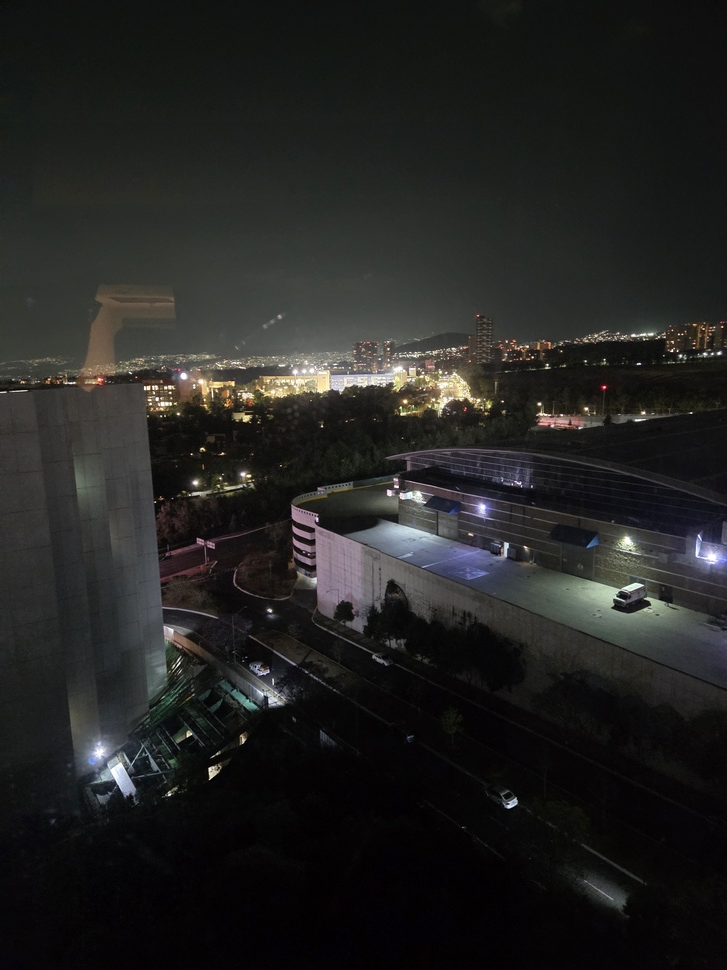
#> input picture img/Document_0.jpeg, 727 x 970 px, shrunk from 3000 x 4000 before the run
$ python -i border_robert.py   (imports and definitions only)   (older library calls are emulated)
#> lines starting #> are read from the running program, lines starting #| are printed output that depends on the picture
import cv2
import numpy as np
from matplotlib import pyplot as plt
import argparse

def robert(path_imagen):
#> called with path_imagen = 'img/Document_0.jpeg'
    try:
        img = cv2.imread(path_imagen, cv2.IMREAD_GRAYSCALE)
#> img: shape (970, 727); min 0, max 255, mean 35.3
        if img is None: raise FileNotFoundError

        kernel_roberts_x = np.array([[1, 0], [0, -1]], dtype=np.float32)

        kernel_roberts_y = np.array([[0, 1], [-1, 0]], dtype=np.float32)

        roberts_x = cv2.filter2D(img, cv2.CV_32F, kernel_roberts_x)
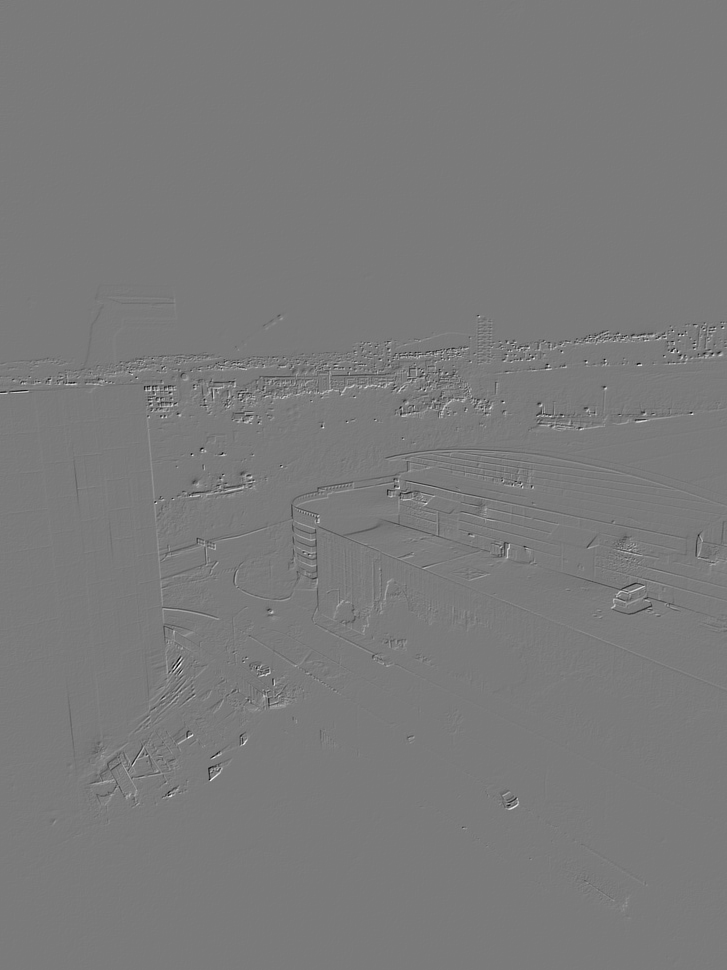
#> roberts_x: shape (970, 727) float32; min -230, max 247, mean 0; drawn with min black and max white
        roberts_y = cv2.filter2D(img, cv2.CV_32F, kernel_roberts_y)

        roberts_magnitude = cv2.magnitude(roberts_x, roberts_y)
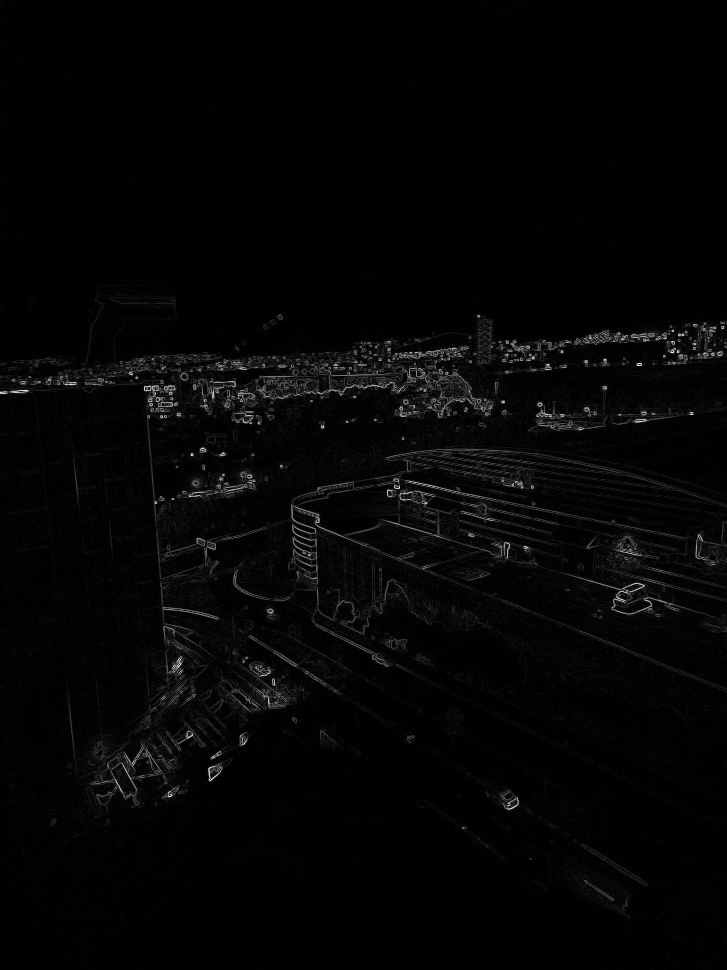
#> roberts_magnitude: shape (970, 727) float32; min 0, max 270.9, mean 5.9; drawn with min black and max white

        roberts_edges = cv2.normalize(roberts_magnitude, None, 0, 255, cv2.NORM_MINMAX, cv2.CV_8U)

        plt.figure(figsize=(12, 6))

        plt.subplot(1, 2, 1)
        plt.imshow(img, cmap='gray')
        plt.title('Imagen Original (Grises)')
        plt.axis('off')

        plt.subplot(1, 2, 2)
        plt.imshow(roberts_edges, cmap='magma')
        plt.title('Bordes Roberts (Sensibilidad a Alta Frecuencia)')
        plt.axis('off')

        plt.tight_layout()
        plt.show()
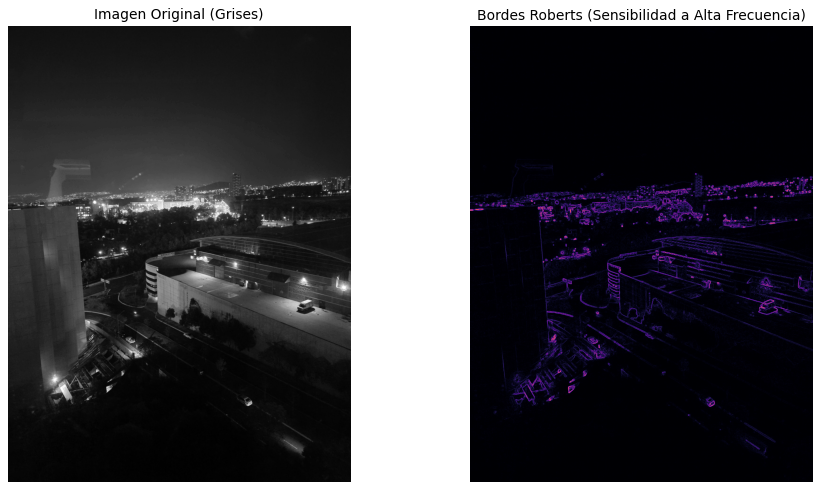
#> figure drawn by matplotlib, 2 panels
    except FileNotFoundError:
        print("Error: No se pudo encontrar o leer la imagen.")
    except Exception as e:
        print(f"Ocurrió un error inesperado: {e}")

parser = argparse.ArgumentParser()
# [5 lines not run here, left out]

>>> result = robert('img/Document_0.jpeg')

$ run again, on img/Document_2.jpeg
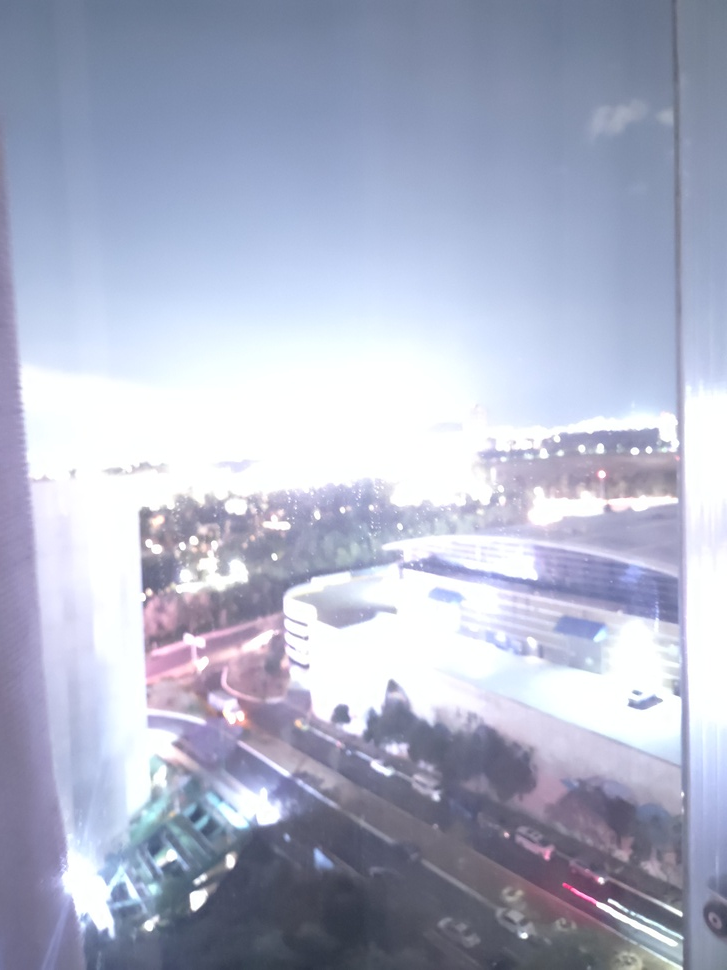
#> input picture img/Document_2.jpeg, 727 x 970 px, shrunk from 3000 x 4000 before the run
#> in robert, `roberts_magnitude = cv2.magnitude(roberts_x, roberts_y)`:
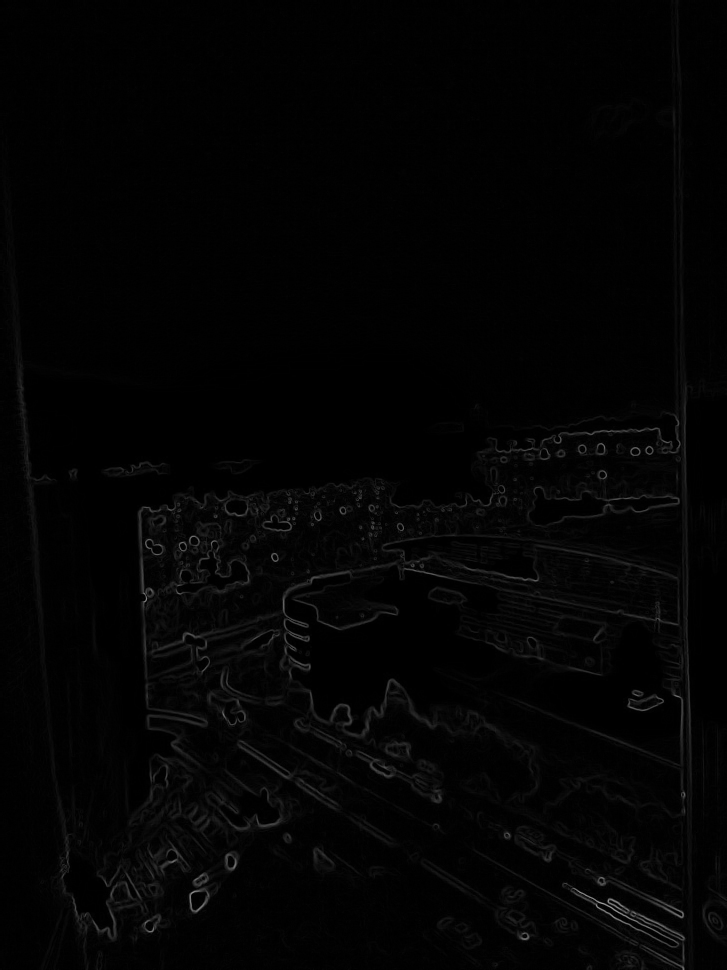
#> roberts_magnitude: shape (970, 727) float32; min 0, max 161.2, mean 3.7
#> in robert, `plt.show()`:
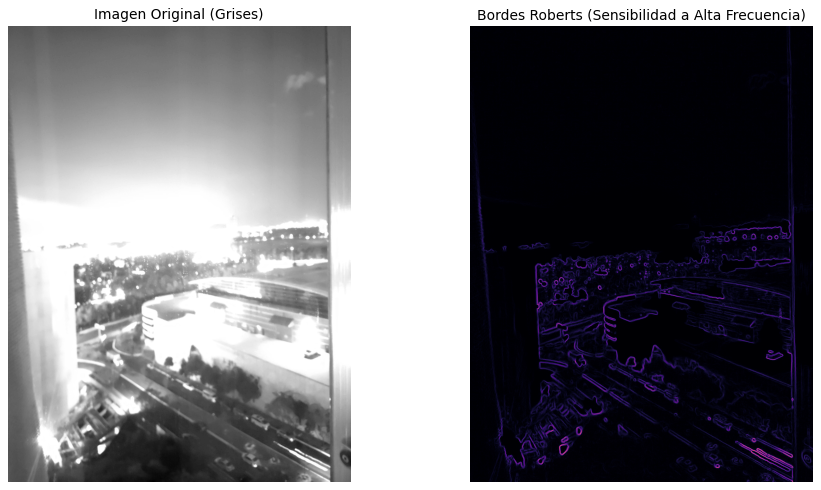
#> figure drawn by matplotlib, 2 panels

$ run again, on img/Document_3.jpeg
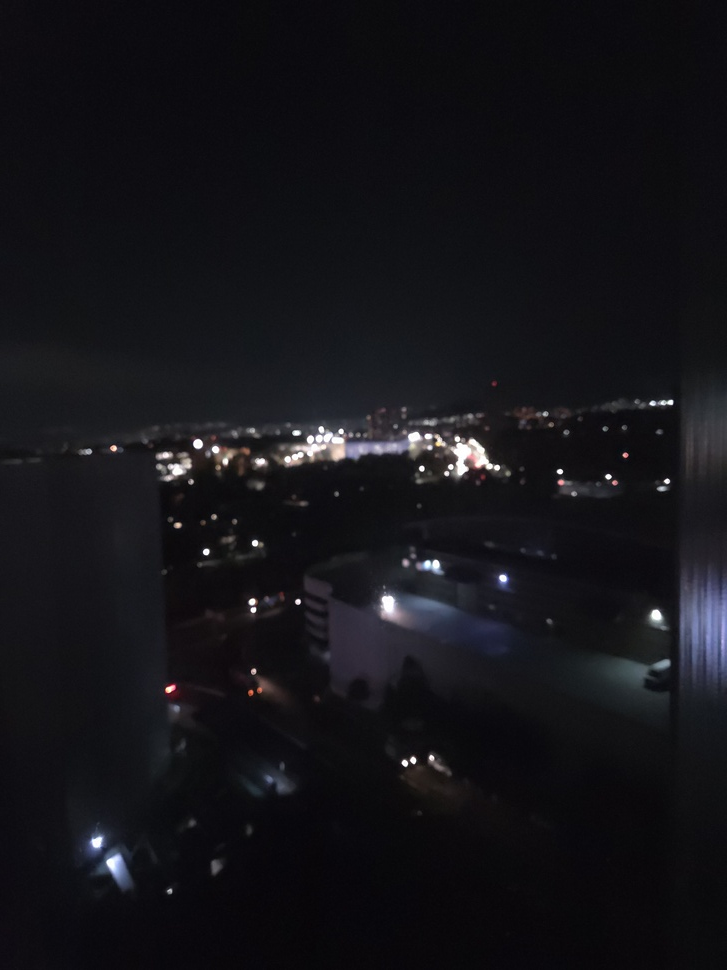
#> input picture img/Document_3.jpeg, 727 x 970 px, shrunk from 3000 x 4000 before the run
#> in robert, `roberts_x = cv2.filter2D(img, cv2.CV_32F, kernel_roberts_x)`:
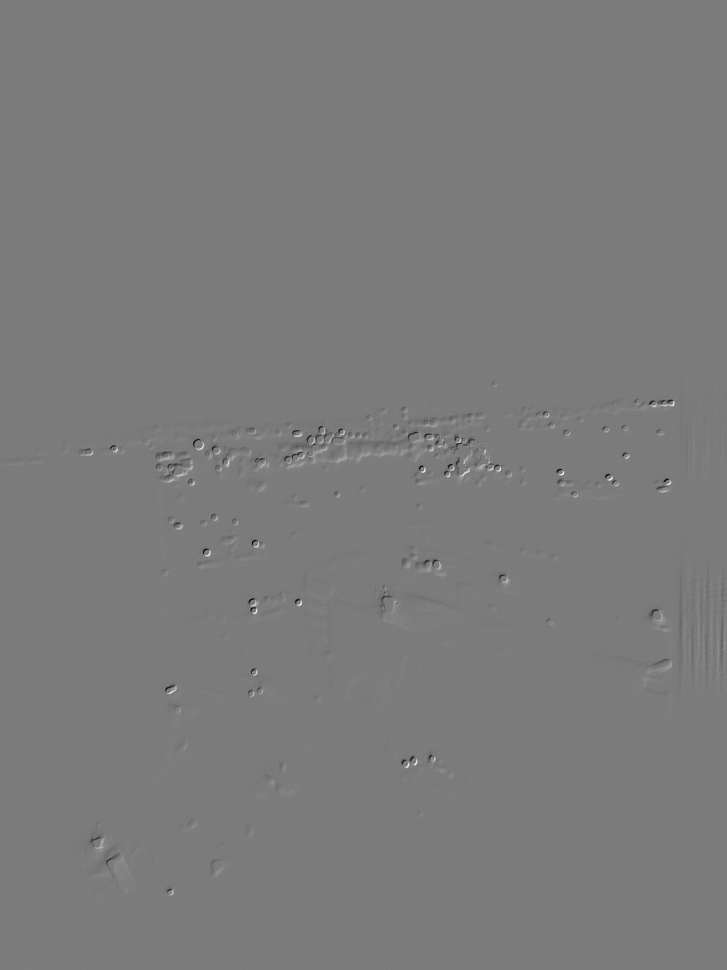
#> roberts_x: shape (970, 727) float32; min -208, max 221, mean 0; drawn with min black and max white
#> in robert, `plt.show()`:
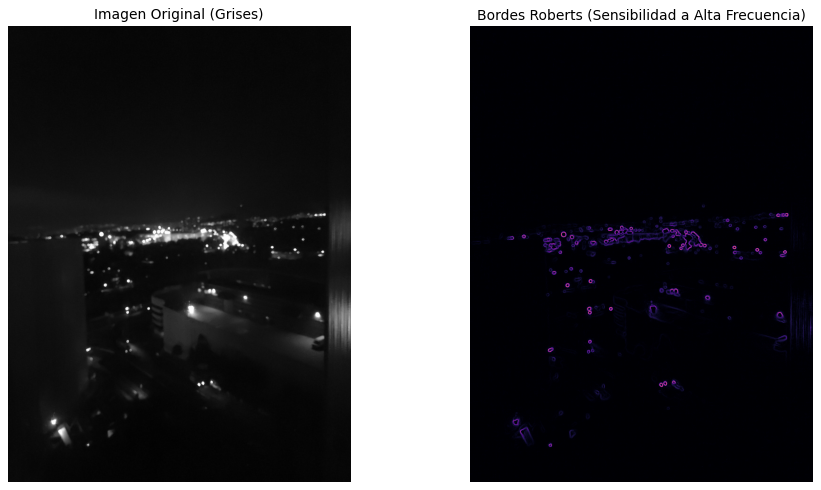
#> figure drawn by matplotlib, 2 panels

$ run again, on img/WP_1.jpeg
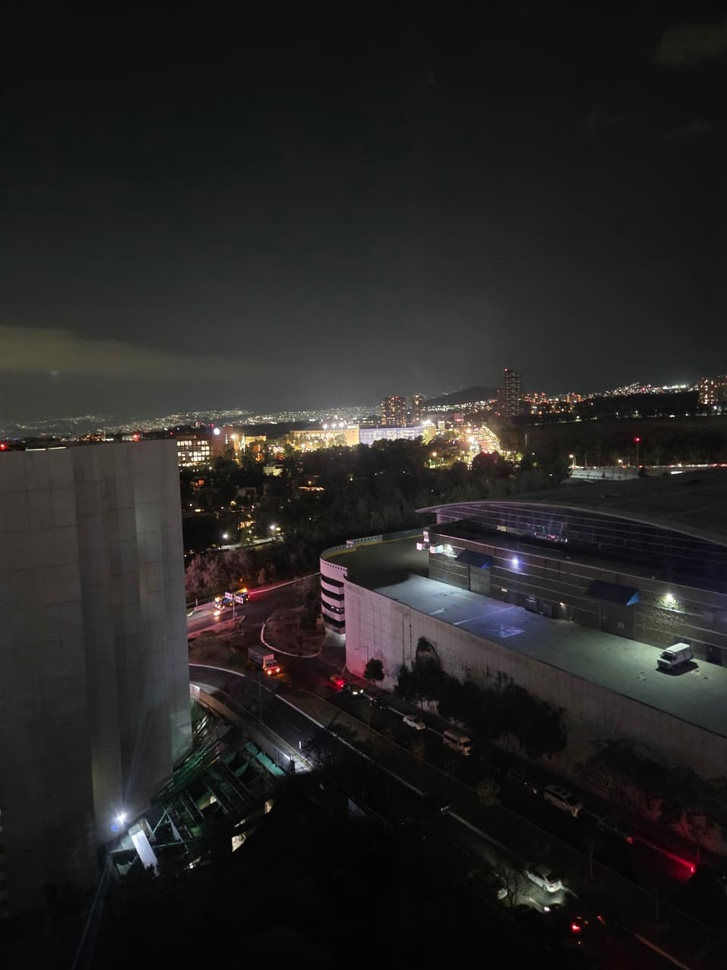
#> input picture img/WP_1.jpeg, 727 x 970 px, shrunk from 960 x 1280 before the run
#> in robert, `roberts_y = cv2.filter2D(img, cv2.CV_32F, kernel_roberts_y)`:
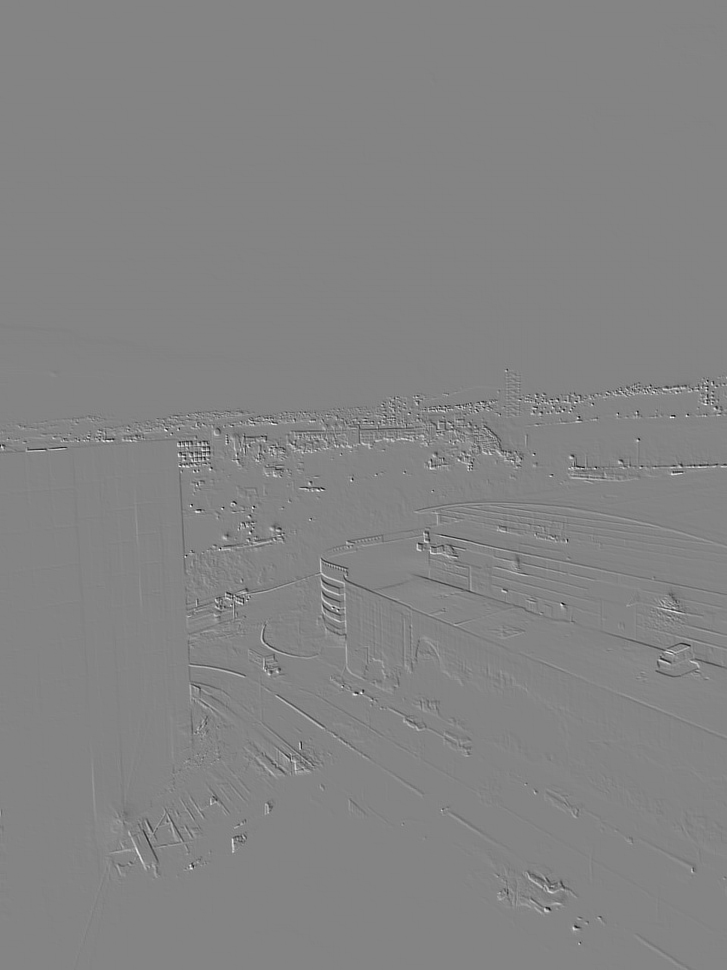
#> roberts_y: shape (970, 727) float32; min -211, max 196, mean 0; drawn with min black and max white
#> in robert, `roberts_magnitude = cv2.magnitude(roberts_x, roberts_y)`:
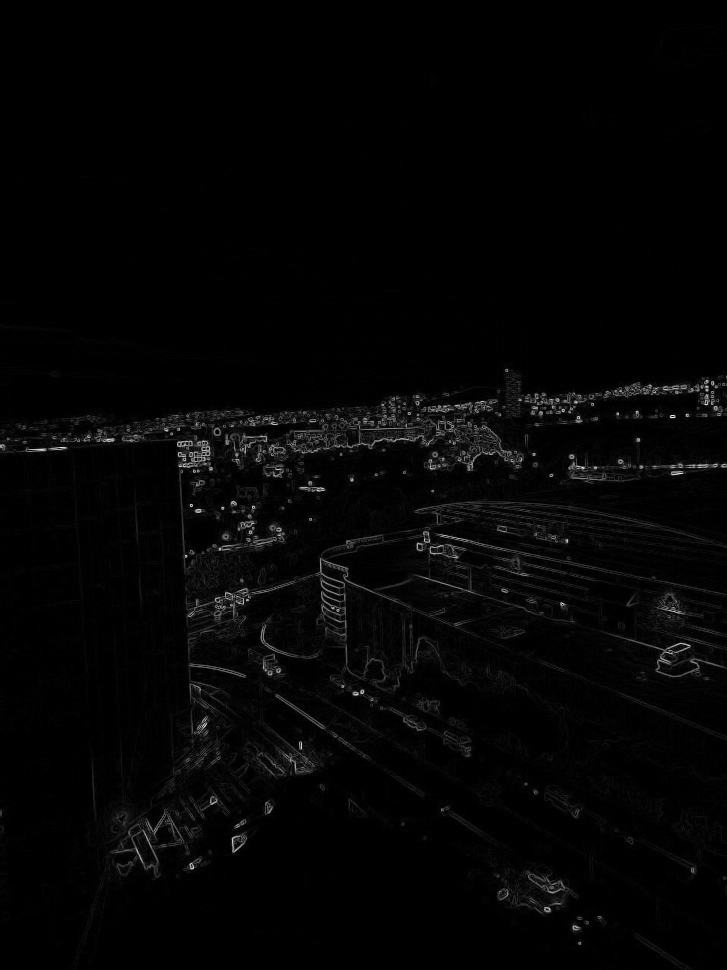
#> roberts_magnitude: shape (970, 727) float32; min 0, max 258.6, mean 5; drawn with min black and max white
